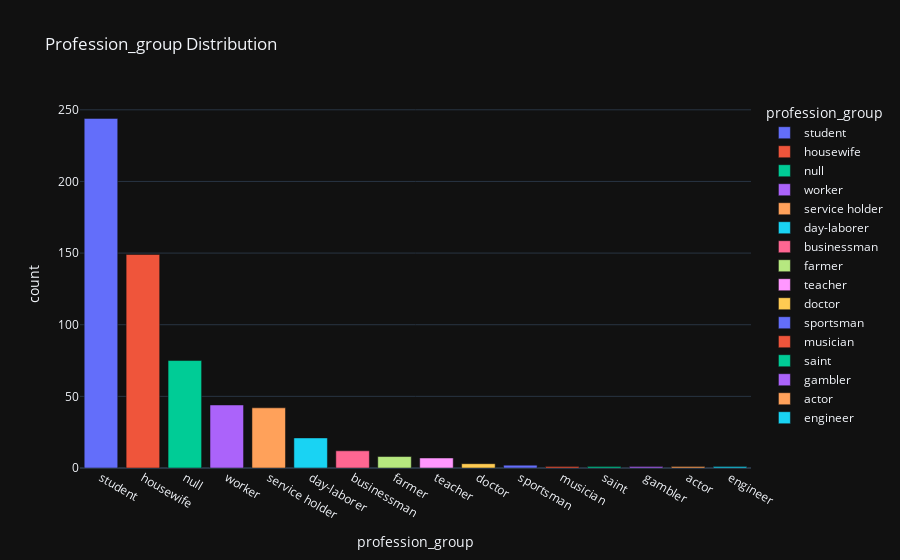

This figure's notebook cell:
### Code cell
fig = px.bar(pro, x='profession_group',y='count',
             color='profession_group',
             title='Profession_group Distribution',
             template='plotly_dark')
fig.show()

### Figure 1 — Plotly figure (JSON) as saved in the notebook; plotly's stock layout.template omitted (floating-point values rounded to 4 significant figures)
{"data": [{"alignmentgroup": "True", "hovertemplate": "profession_group=%{x}<br>count=%{y}<extra></extra>", "legendgroup": "student", "marker": {"color": "#636efa", "pattern": {"shape": ""}}, "name": "student", "offsetgroup": "student", "orientation": "v", "showlegend": true, "textposition": "auto", "type": "bar", "x": ["student"], "xaxis": "x", "y": [244], "yaxis": "y"}, {"alignmentgroup": "True", "hovertemplate": "profession_group=%{x}<br>count=%{y}<extra></extra>", "legendgroup": "housewife", "marker": {"color": "#EF553B", "pattern": {"shape": ""}}, "name": "housewife", "offsetgroup": "housewife", "orientation": "v", "showlegend": true, "textposition": "auto", "type": "bar", "x": ["housewife"], "xaxis": "x", "y": [149], "yaxis": "y"}, {"alignmentgroup": "True", "hovertemplate": "profession_group=%{x}<br>count=%{y}<extra></extra>", "legendgroup": "null", "marker": {"color": "#00cc96", "pattern": {"shape": ""}}, "name": "null", "offsetgroup": "null", "orientation": "v", "showlegend": true, "textposition": "auto", "type": "bar", "x": ["null"], "xaxis": "x", "y": [75], "yaxis": "y"}, {"alignmentgroup": "True", "hovertemplate": "profession_group=%{x}<br>count=%{y}<extra></extra>", "legendgroup": "worker", "marker": {"color": "#ab63fa", "pattern": {"shape": ""}}, "name": "worker", "offsetgroup": "worker", "orientation": "v", "showlegend": true, "textposition": "auto", "type": "bar", "x": ["worker"], "xaxis": "x", "y": [44], "yaxis": "y"}, {"alignmentgroup": "True", "hovertemplate": "profession_group=%{x}<br>count=%{y}<extra></extra>", "legendgroup": "service holder", "marker": {"color": "#FFA15A", "pattern": {"shape": ""}}, "name": "service holder", "offsetgroup": "service holder", "orientation": "v", "showlegend": true, "textposition": "auto", "type": "bar", "x": ["service holder"], "xaxis": "x", "y": [42], "yaxis": "y"}, {"alignmentgroup": "True", "hovertemplate": "profession_group=%{x}<br>count=%{y}<extra></extra>", "legendgroup": "day-laborer", "marker": {"color": "#19d3f3", "pattern": {"shape": ""}}, "name": "day-laborer", "offsetgroup": "day-laborer", "orientation": "v", "showlegend": true, "textposition": "auto", "type": "bar", "x": ["day-laborer"], "xaxis": "x", "y": [21], "yaxis": "y"}, {"alignmentgroup": "True", "hovertemplate": "profession_group=%{x}<br>count=%{y}<extra></extra>", "legendgroup": "businessman", "marker": {"color": "#FF6692", "pattern": {"shape": ""}}, "name": "businessman", "offsetgroup": "businessman", "orientation": "v", "showlegend": true, "textposition": "auto", "type": "bar", "x": ["businessman"], "xaxis": "x", "y": [12], "yaxis": "y"}, {"alignmentgroup": "True", "hovertemplate": "profession_group=%{x}<br>count=%{y}<extra></extra>", "legendgroup": "farmer", "marker": {"color": "#B6E880", "pattern": {"shape": ""}}, "name": "farmer", "offsetgroup": "farmer", "orientation": "v", "showlegend": true, "textposition": "auto", "type": "bar", "x": ["farmer"], "xaxis": "x", "y": [8], "yaxis": "y"}, {"alignmentgroup": "True", "hovertemplate": "profession_group=%{x}<br>count=%{y}<extra></extra>", "legendgroup": "teacher", "marker": {"color": "#FF97FF", "pattern": {"shape": ""}}, "name": "teacher", "offsetgroup": "teacher", "orientation": "v", "showlegend": true, "textposition": "auto", "type": "bar", "x": ["teacher"], "xaxis": "x", "y": [7], "yaxis": "y"}, {"alignmentgroup": "True", "hovertemplate": "profession_group=%{x}<br>count=%{y}<extra></extra>", "legendgroup": "doctor", "marker": {"color": "#FECB52", "pattern": {"shape": ""}}, "name": "doctor", "offsetgroup": "doctor", "orientation": "v", "showlegend": true, "textposition": "auto", "type": "bar", "x": ["doctor"], "xaxis": "x", "y": [3], "yaxis": "y"}, {"alignmentgroup": "True", "hovertemplate": "profession_group=%{x}<br>count=%{y}<extra></extra>", "legendgroup": "sportsman", "marker": {"color": "#636efa", "pattern": {"shape": ""}}, "name": "sportsman", "offsetgroup": "sportsman", "orientation": "v", "showlegend": true, "textposition": "auto", "type": "bar", "x": ["sportsman"], "xaxis": "x", "y": [2], "yaxis": "y"}, {"alignmentgroup": "True", "hovertemplate": "profession_group=%{x}<br>count=%{y}<extra></extra>", "legendgroup": "musician", "marker": {"color": "#EF553B", "pattern": {"shape": ""}}, "name": "musician", "offsetgroup": "musician", "orientation": "v", "showlegend": true, "textposition": "auto", "type": "bar", "x": ["musician"], "xaxis": "x", "y": [1], "yaxis": "y"}, {"alignmentgroup": "True", "hovertemplate": "profession_group=%{x}<br>count=%{y}<extra></extra>", "legendgroup": "saint", "marker": {"color": "#00cc96", "pattern": {"shape": ""}}, "name": "saint", "offsetgroup": "saint", "orientation": "v", "showlegend": true, "textposition": "auto", "type": "bar", "x": ["saint"], "xaxis": "x", "y": [1], "yaxis": "y"}, {"alignmentgroup": "True", "hovertemplate": "profession_group=%{x}<br>count=%{y}<extra></extra>", "legendgroup": "gambler", "marker": {"color": "#ab63fa", "pattern": {"shape": ""}}, "name": "gambler", "offsetgroup": "gambler", "orientation": "v", "showlegend": true, "textposition": "auto", "type": "bar", "x": ["gambler"], "xaxis": "x", "y": [1], "yaxis": "y"}, {"alignmentgroup": "True", "hovertemplate": "profession_group=%{x}<br>count=%{y}<extra></extra>", "legendgroup": "actor", "marker": {"color": "#FFA15A", "pattern": {"shape": ""}}, "name": "actor", "offsetgroup": "actor", "orientation": "v", "showlegend": true, "textposition": "auto", "type": "bar", "x": ["actor"], "xaxis": "x", "y": [1], "yaxis": "y"}, {"alignmentgroup": "True", "hovertemplate": "profession_group=%{x}<br>count=%{y}<extra></extra>", "legendgroup": "engineer", "marker": {"color": "#19d3f3", "pattern": {"shape": ""}}, "name": "engineer", "offsetgroup": "engineer", "orientation": "v", "showlegend": true, "textposition": "auto", "type": "bar", "x": ["engineer"], "xaxis": "x", "y": [1], "yaxis": "y"}], "layout": {"barmode": "relative", "legend": {"title": {"text": "profession_group"}, "tracegroupgap": 0}, "title": {"text": "Profession_group Distribution"}, "xaxis": {"anchor": "y", "categoryarray": ["student", "housewife", "null", "worker", "service holder", "day-laborer", "businessman", "farmer", "teacher", "doctor", "sportsman", "musician", "saint", "gambler", "actor", "engineer"], "categoryorder": "array", "domain": [0, 1], "title": {"text": "profession_group"}}, "yaxis": {"anchor": "x", "domain": [0, 1], "title": {"text": "count"}}}}
